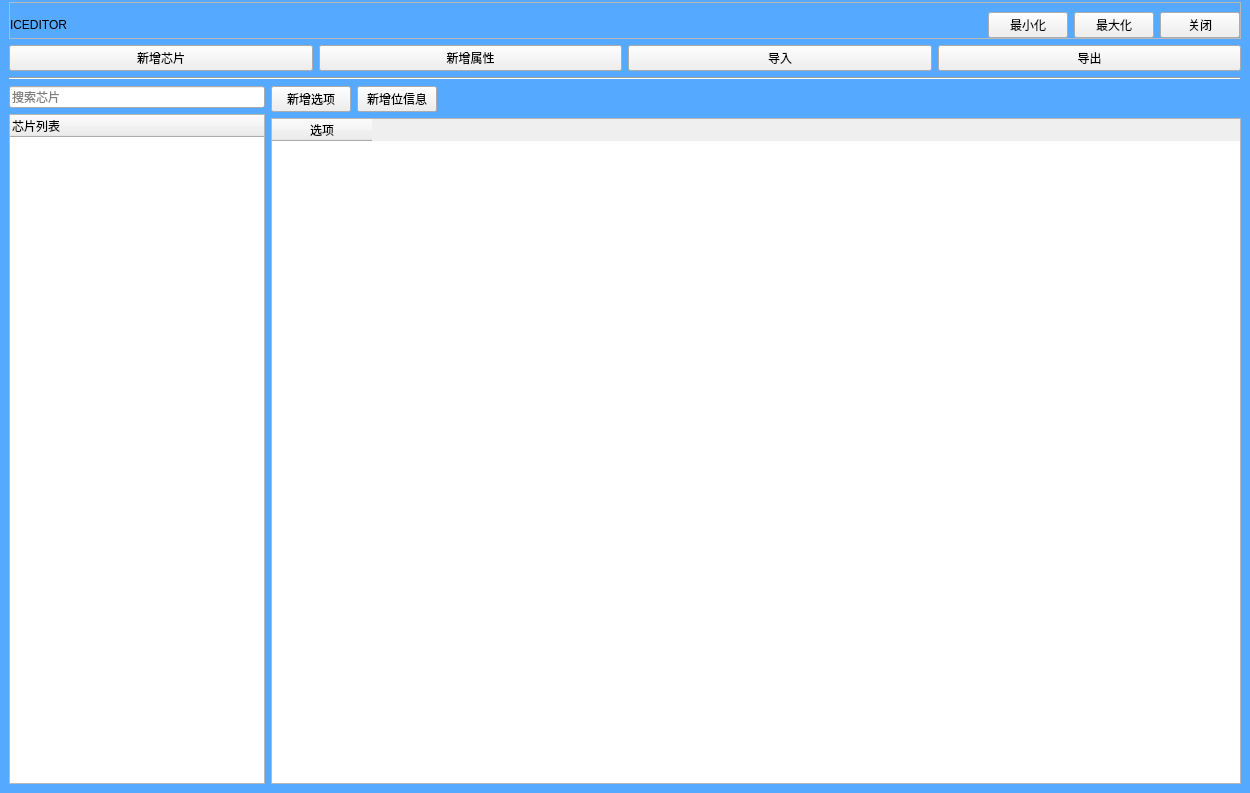
<?xml version="1.0" encoding="UTF-8"?>
<ui version="4.0">
 <class>ICEditorClass</class>
 <widget class="QWidget" name="ICEditorClass">
  <property name="geometry">
   <rect>
    <x>0</x>
    <y>0</y>
    <width>1250</width>
    <height>793</height>
   </rect>
  </property>
  <property name="windowTitle">
   <string>ICEditor</string>
  </property>
  <property name="styleSheet">
   <string notr="true">QWidget#ICEditorClass
{
	background-color: rgb(85, 170, 255);
}</string>
  </property>
  <layout class="QVBoxLayout" name="verticalLayout_4">
   <property name="spacing">
    <number>0</number>
   </property>
   <property name="leftMargin">
    <number>0</number>
   </property>
   <property name="topMargin">
    <number>0</number>
   </property>
   <property name="rightMargin">
    <number>0</number>
   </property>
   <property name="bottomMargin">
    <number>0</number>
   </property>
   <item>
    <widget class="QFrame" name="frame">
     <property name="styleSheet">
      <string notr="true"/>
     </property>
     <layout class="QVBoxLayout" name="verticalLayout_3">
      <property name="leftMargin">
       <number>9</number>
      </property>
      <property name="topMargin">
       <number>2</number>
      </property>
      <property name="rightMargin">
       <number>9</number>
      </property>
      <property name="bottomMargin">
       <number>9</number>
      </property>
      <item>
       <widget class="QFrame" name="frame_2">
        <property name="frameShape">
         <enum>QFrame::StyledPanel</enum>
        </property>
        <property name="frameShadow">
         <enum>QFrame::Raised</enum>
        </property>
        <layout class="QHBoxLayout" name="horizontalLayout_4">
         <property name="leftMargin">
          <number>0</number>
         </property>
         <property name="topMargin">
          <number>9</number>
         </property>
         <property name="rightMargin">
          <number>0</number>
         </property>
         <property name="bottomMargin">
          <number>0</number>
         </property>
         <item>
          <widget class="QLabel" name="label_Icon">
           <property name="text">
            <string>ICEDITOR</string>
           </property>
          </widget>
         </item>
         <item>
          <spacer name="horizontalSpacer">
           <property name="orientation">
            <enum>Qt::Horizontal</enum>
           </property>
           <property name="sizeHint" stdset="0">
            <size>
             <width>40</width>
             <height>20</height>
            </size>
           </property>
          </spacer>
         </item>
         <item>
          <widget class="QPushButton" name="pushButton_MinSize">
           <property name="text">
            <string>最小化</string>
           </property>
          </widget>
         </item>
         <item>
          <widget class="QPushButton" name="pushButton_MaxSize">
           <property name="text">
            <string>最大化</string>
           </property>
          </widget>
         </item>
         <item>
          <widget class="QPushButton" name="pushButton_Close">
           <property name="text">
            <string>关闭</string>
           </property>
          </widget>
         </item>
        </layout>
       </widget>
      </item>
      <item>
       <layout class="QHBoxLayout" name="horizontalLayout">
        <item>
         <widget class="QPushButton" name="pushButton_NewIC">
          <property name="text">
           <string>新增芯片</string>
          </property>
         </widget>
        </item>
        <item>
         <widget class="QPushButton" name="pushButton_NewAttribute">
          <property name="text">
           <string>新增属性</string>
          </property>
         </widget>
        </item>
        <item>
         <widget class="QPushButton" name="pushButton_Import">
          <property name="text">
           <string>导入</string>
          </property>
         </widget>
        </item>
        <item>
         <widget class="QPushButton" name="pushButton_Export">
          <property name="text">
           <string>导出</string>
          </property>
         </widget>
        </item>
       </layout>
      </item>
      <item>
       <widget class="Line" name="line">
        <property name="orientation">
         <enum>Qt::Horizontal</enum>
        </property>
       </widget>
      </item>
      <item>
       <layout class="QHBoxLayout" name="horizontalLayout_3" stretch="0,1">
        <item>
         <layout class="QVBoxLayout" name="verticalLayout" stretch="0,0">
          <item>
           <widget class="QLineEdit" name="lineEdit_ICSearch">
            <property name="statusTip">
             <string/>
            </property>
            <property name="inputMask">
             <string/>
            </property>
            <property name="placeholderText">
             <string>搜索芯片</string>
            </property>
           </widget>
          </item>
          <item>
           <widget class="QTreeWidget" name="treeWidget">
            <property name="tabKeyNavigation">
             <bool>false</bool>
            </property>
            <property name="dragEnabled">
             <bool>false</bool>
            </property>
            <property name="dragDropMode">
             <enum>QAbstractItemView::DropOnly</enum>
            </property>
            <property name="defaultDropAction">
             <enum>Qt::CopyAction</enum>
            </property>
            <property name="alternatingRowColors">
             <bool>false</bool>
            </property>
            <property name="verticalScrollMode">
             <enum>QAbstractItemView::ScrollPerPixel</enum>
            </property>
            <property name="indentation">
             <number>0</number>
            </property>
            <property name="rootIsDecorated">
             <bool>true</bool>
            </property>
            <property name="uniformRowHeights">
             <bool>false</bool>
            </property>
            <property name="sortingEnabled">
             <bool>false</bool>
            </property>
            <property name="animated">
             <bool>false</bool>
            </property>
            <attribute name="headerVisible">
             <bool>true</bool>
            </attribute>
            <attribute name="headerCascadingSectionResizes">
             <bool>false</bool>
            </attribute>
            <column>
             <property name="text">
              <string>芯片列表</string>
             </property>
            </column>
           </widget>
          </item>
         </layout>
        </item>
        <item>
         <layout class="QVBoxLayout" name="verticalLayout_2">
          <item>
           <layout class="QHBoxLayout" name="horizontalLayout_2">
            <item>
             <widget class="QPushButton" name="pushButton_NewOptions">
              <property name="text">
               <string>新增选项</string>
              </property>
             </widget>
            </item>
            <item>
             <widget class="QPushButton" name="pushButton_NewBitInfo">
              <property name="text">
               <string>新增位信息</string>
              </property>
             </widget>
            </item>
            <item>
             <spacer name="horizontalSpacer_2">
              <property name="orientation">
               <enum>Qt::Horizontal</enum>
              </property>
              <property name="sizeHint" stdset="0">
               <size>
                <width>40</width>
                <height>20</height>
               </size>
              </property>
             </spacer>
            </item>
           </layout>
          </item>
          <item>
           <widget class="QTableWidget" name="tableWidget">
            <property name="styleSheet">
             <string notr="true"/>
            </property>
            <property name="lineWidth">
             <number>1</number>
            </property>
            <property name="midLineWidth">
             <number>0</number>
            </property>
            <property name="gridStyle">
             <enum>Qt::SolidLine</enum>
            </property>
            <property name="sortingEnabled">
             <bool>true</bool>
            </property>
            <property name="cornerButtonEnabled">
             <bool>true</bool>
            </property>
            <property name="rowCount">
             <number>0</number>
            </property>
            <attribute name="horizontalHeaderCascadingSectionResizes">
             <bool>false</bool>
            </attribute>
            <attribute name="horizontalHeaderStretchLastSection">
             <bool>false</bool>
            </attribute>
            <attribute name="verticalHeaderVisible">
             <bool>false</bool>
            </attribute>
            <column>
             <property name="text">
              <string>选项</string>
             </property>
            </column>
           </widget>
          </item>
         </layout>
        </item>
       </layout>
      </item>
     </layout>
    </widget>
   </item>
  </layout>
 </widget>
 <layoutdefault spacing="6" margin="11"/>
 <resources>
  <include location="ICEditor.qrc"/>
 </resources>
 <connections/>
</ui>
